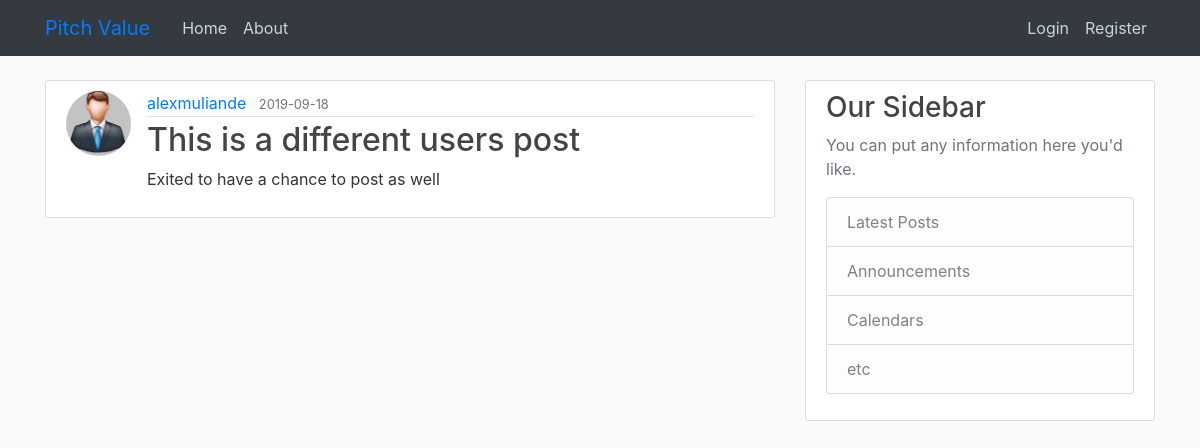
The page /post/2 on the database as committed earlier.
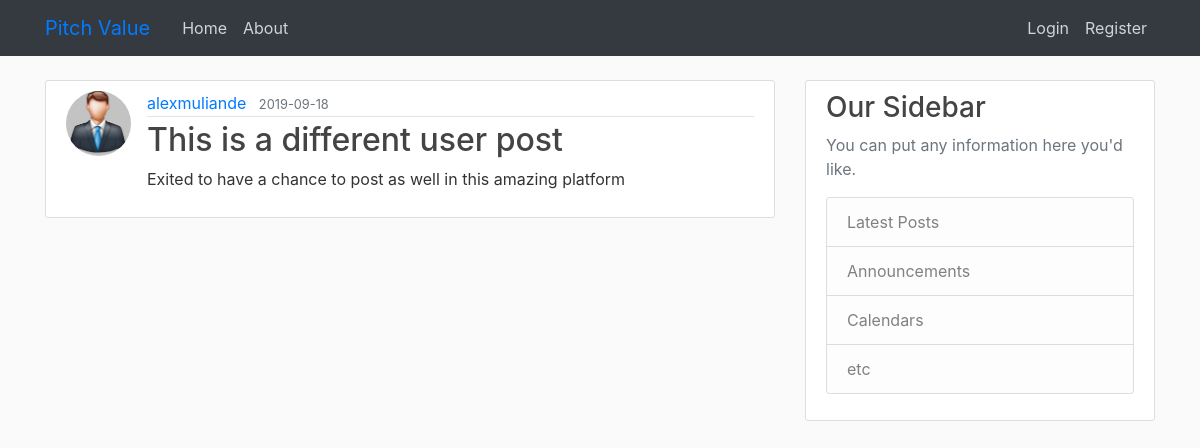
The same page on the database as committed later.
### pitch/models.py (models this page shows, shortened)
class User(db.Model, UserMixin):
    id = db.Column(db.Integer,primary_key=True)
    username = db.Column(db.String(20),unique=True,nullable=False)
    email = db.Column(db.String(20),unique=True,nullable=False)
    image_file = db.Column(db.String(20), nullable=False, default='default.jpg')
    password = db.Column(db.String(60), nullable=False)
    posts = db.relationship('Post', backref='author', lazy=True)

class Post(db.Model):
    id = db.Column(db.Integer,primary_key=True)
    title = db.Column(db.String(100), nullable=False)
    date_posted = db.Column (db.DateTime, nullable=False, default=datetime.utcnow)
    content = db.Column(db.Text, nullable=False)
    user_id = db.Column(db.Integer, db.ForeignKey('user.id'), nullable = False)

### pitch/routes.py (the view)
@app.route("/post/<int:post_id>")
def post(post_id):
    post =Post.query.get_or_404(post_id)
    return render_template('post.html', title=post.title,post=post)

### pitch/templates/post.html
{% extends "layout.html"%}
{% block content%}
    <article class="media content-section">
      <img class="rounded-circle article-img" src="{{ url_for('static', filename='profile_pics/' + post.author.image_file)}}">
            <div class="media-body">
              <div class="article-metadata">
                <a class="mr-2" href="#">{{ post.author.username }}</a>
                <small class="text-muted">{{ post.date_posted.strftime('%Y-%m-%d') }}</small>
              </div>
              <h2 class="article-title">{{ post.title }}</h2>
              <p class="article-content">{{ post.content }}</p>
            </div>
          </article>
{% endblock content%}

### pitch/templates/layout.html (shortened to what this page needs)
<!DOCTYPE html>
<html lang="en">
<head>
    <link rel="stylesheet" href="https://stackpath.bootstrapcdn.com/bootstrap/4.3.1/css/bootstrap.min.css"
>
        <link rel="stylesheet" type="text/css" href="{{url_for('static',filename='styles.css')}}">
</head>
<body>
    <header class="site-header">
        <nav class="navbar navbar-expand-md navbar-steel bg-dark fixed-top">
            <div class="container">
                <a class="navbar-brand mr-4" href="/">Pitch Value</a>
                <div class="collapse navbar-collapse" id="navbarToggle">
                    <div class="navbar-nav mr-auto">
                        <a class="nav-item nav-link" href="{{url_for('home')}}">Home</a>
                        <a class="nav-item nav-link" href="{{url_for('about')}}">About</a>
                    </div>
                    <div class="navbar-nav">
                        {% if current_user.is_authenticated %}
                        <a class="nav-item nav-link" href="{{url_for('new_post')}}">New Post</a>
                        <a class="nav-item nav-link" href="{{url_for('account')}}">Account</a>
                        <a class="nav-item nav-link" href="{{url_for('logout')}}">Logout</a>
                        {% else %}
                        <a class="nav-item nav-link" href="{{url_for('login')}}">Login</a>
                        <a class="nav-item nav-link" href="{{url_for('register')}}">Register</a>
                        {% endif %}
                    </div>
                </div>
            </div>
        </nav>
    </header>
    <main role="main" class="container">
        <div class="row">
            <div class="col-md-8">
                {% block content %}{% endblock %}
            </div>
            <div class="col-md-4">
                <div class="content-section">
                    <h3>Our Sidebar</h3>
                    <p class='text-muted'>You can put any information here you'd like.
                        <ul class="list-group">
                            <li class="list-group-item list-group-item-light">Latest Posts</li>
                            <li class="list-group-item list-group-item-light">Announcements</li>
                            <li class="list-group-item list-group-item-light">Calendars</li>
                            <li class="list-group-item list-group-item-light">etc</li>
                        </ul>
                    </p>
                </div>
            </div>
        </div>
    </main>
</body>
</html>

### pitch/static/styles.css (style rules this page uses)
body { background-color: #fafafa; color: #333333; margin-top: 5rem; }
h1, h2, h3, h4, h5, h6 { color: #444444; }
.site-header .navbar-nav .nav-link { color: #cbd5db; }
.content-section { background: #ffffff; padding: 10px 20px; border: 1px solid #dddddd; border-radius: 3px; margin-bottom: 20px; }
.article-title { color: #444444; }
.article-content { white-space: pre-line; }
.article-img { height: 65px; width: 65px; margin-right: 16px; }
.article-metadata { padding-bottom: 1px; margin-bottom: 4px; border-bottom: 1px solid #e3e3e3 }

Rows that differ between the two databases and show on the page:
changed Post: title "This is a different users post" → "This is a different user post"; content "Exited to have a chance to post as well" → "Exited to have a chance to post as well in this amazing platform"
